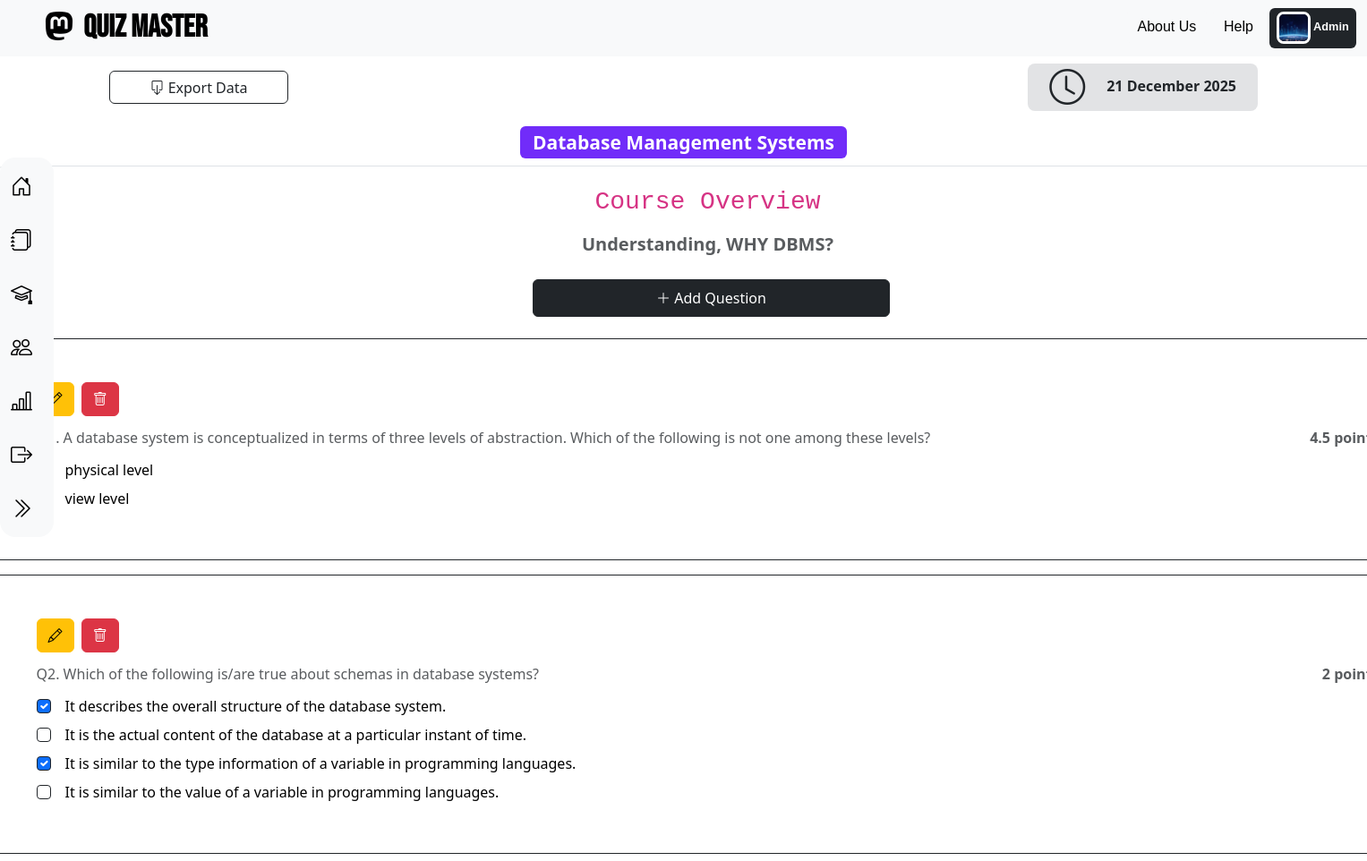
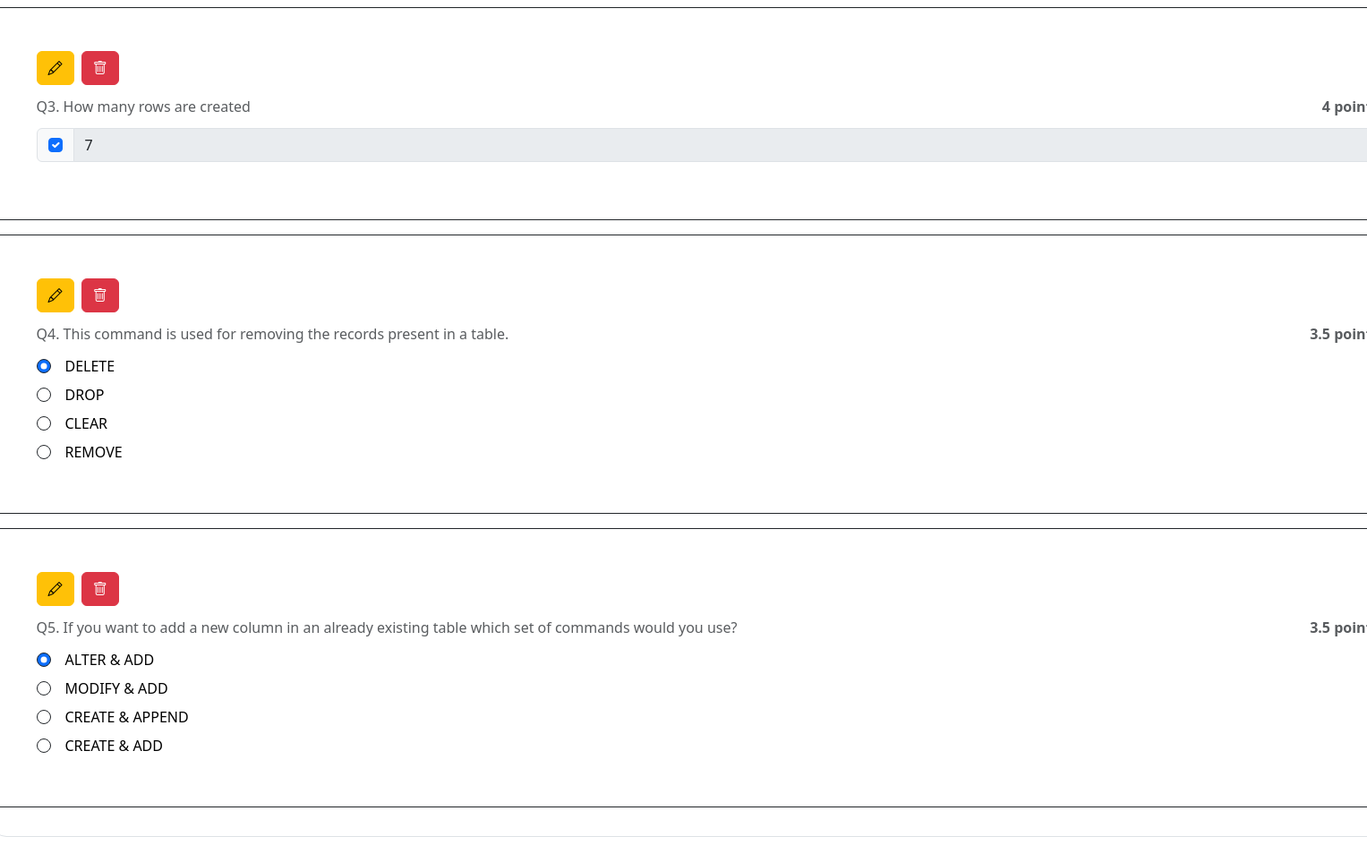
The page /admin_question/1/1/1 on the database its author committed (2 pictures, top to bottom).
### application/models.py (models this page shows)
class User(db.Model):  # Student Model
    id = db.Column(db.Integer, primary_key=True)
    firstname = db.Column(db.String(), nullable=False)
    lastname = db.Column(db.String())
    dob = db.Column(db.Date(), nullable=False)
    gender = db.Column(db.String(), nullable=False)
    bloodgroup = db.Column(db.String(), nullable=False)
    qualification = db.Column(db.String(), nullable=False)
    email = db.Column(db.String(), unique=True, nullable=False)
    username = db.Column(db.String(), unique=True, nullable=False)
    password = db.Column(db.String(), nullable=False)
    profile_image = db.Column(db.String(), nullable=False)
    type = db.Column(db.String(), default="general")
    subjects = db.relationship('Subject', secondary=user_subject, backref='thatuser')
    scores = db.relationship("Score", backref="thatuser", cascade="all, delete-orphan")

class Subject(db.Model):  # Subject Model
    id = db.Column(db.Integer, primary_key=True)
    name = db.Column(db.String(), nullable=False)
    category = db.Column(db.String(), nullable=False)
    description = db.Column(db.String(), nullable=False)
    sub_image = db.Column(db.String(), nullable=False)
    instructors = db.relationship('Instructor', secondary=subject_instructor, backref='that_inst_sub')
    chapters = db.relationship("Chapter", backref="that_chap_sub", cascade="all, delete-orphan")

class Chapter(db.Model):  # Chapter Model
    id = db.Column(db.Integer, primary_key=True)
    name = db.Column(db.String(), nullable=False)
    description = db.Column(db.String(), nullable=False)
    subject_id = db.Column(db.Integer, db.ForeignKey("subject.id", ondelete="CASCADE"), nullable=False)
    lectures = db.relationship("Lecture", backref="thatlecturechapter", cascade="all, delete-orphan")
    quizzes = db.relationship("Quiz", backref="thatquizchapter", cascade="all, delete-orphan")

class Question(db.Model):  # Question Model
    id = db.Column(db.Integer, primary_key=True)
    type = db.Column(db.String(), nullable=False)
    question_statement = db.Column(db.String(), nullable=False)
    marks = db.Column(db.Integer(), nullable=False)
    answer = db.Column(db.String(), nullable=False)
    quiz_id = db.Column(db.Integer, db.ForeignKey("quiz.id", ondelete="CASCADE"), nullable=False)

### application/controllers.py (the view, shortened to what this page needs)
@app.route("/admin_question/<int:subject_id>/<int:chapter_id>/<int:quiz_id>", methods=["GET", "POST"])
def admin_question(subject_id, chapter_id, quiz_id):
    if request.method == 'GET':
        this_user = User.query.filter_by(type="admin").first()
        subject = Subject.query.get(subject_id)
        chapter = Chapter.query.get(chapter_id)
        quiz =  Quiz.query.get(quiz_id)
        questions = Question.query.filter_by(quiz_id=quiz_id)
        all_answers = {}
        for question in questions:
            all_answers[question.id] = json.loads(question.answer)  # Convert JSON string to dictionary
        return render_template("admin/admin_question.html",this_user=this_user, subject=subject, chapter=chapter, quiz=quiz, questions=questions, all_answers=all_answers)

### templates/admin/admin_question.html (shortened to what this page needs)
{% extends 'base/admin_base.html' %}
{% block admin_content %}
<div class="px-4 text-center">
    <div class="mb-5">
        <h3 ><span class="badge" style="background-color: #712cf9;">{{ subject.name }}</span></h3>
        <div class="container my-2">
            <div class="position-relative  py-3 text-center text-muted bg-body border border-dashed rounded-4" style="width:1600px; margin-left: -125px;">
                <h2 class="mb-3"><code> {{ chapter.name }}</code></h2>
                <p class="carousel-container fs-5 fw-semibold ">
                    {{ chapter.description }}
                </p>
                <button type="button" class="btn btn-dark me-auto mx-2 py-2 my-2 w-25" data-bs-toggle="modal" data-bs-target="#addQuestionModal"><i class="bi bi-plus-lg"></i> Add Question</button>
                {% for question in questions %}
                    <div class="d-flex align-items-center border border-dark py-5 px-5 my-3 rounded-3">
                        <div class="lh-1 w-100 question">
                            <div class="d-flex w-100">
                                <button type="button" class="btn btn-warning view-btn" id="ques{{ question.id }}" value="{{ question.id }}" onclick="getQuestionDetails('{{ question.id }}')" data-bs-toggle="modal" data-bs-target="#modifyQuestionModal"><i class="bi bi-pencil"></i></button>&nbsp;&nbsp;
                                <button type="button" class="btn btn-danger view-btn" onclick="fillQuestionDeleteModal('{{ question.id }}','{{  question.question_statement }}')" data-bs-toggle="modal" data-bs-target="#deleteQuestionModal"><i class="bi bi-trash"></i></button>
                            </div><br>
                            <div class="d-flex w-100">
                                <p class="">Q{{ loop.index }}. {{ question.question_statement }} </p><strong class="ms-auto">{{ question.marks }} points</strong>
                            </div>
                                {% if question.type == "NAT" %}
                                    <div class="input-group mb-3">
                                        <div class="input-group-text">
                                        <input class="form-check-input mt-0" type="checkbox" value="" aria-label="Checkbox for following text input" checked disabled>
                                        </div>
                                        <input type="text" class="form-control" aria-label="Text input with checkbox" value="{{ all_answers[question.id].keys() | list | first  }}" disabled>
                                    </div>
                                {% endif %}
                                {% if question.type == "MCQ" %}
                                    {% for option in all_answers[question.id]  %}
                                        {% if all_answers[question.id][option] == 1 %}
                                            <div class="d-flex w-100">
                                                <input class="form-check-input border border-dark" type="radio"  checked disabled>
                                                <label class="form-check-label mx-3 mt-1">{{ option }}</label><br><br>
                                            </div>
                                        {% else %}
                                            <div class="d-flex w-100">
                                                <input class="form-check-input border border-dark" type="radio" disabled>
                                                <label class="form-check-label mx-3 mt-1">{{ option }}</label><br><br>
                                            </div>
                                        {% endif %}
                                    {% endfor %}
                                {% endif %}
                                {% if question.type == "MSQ" %}
                                    {% for option in all_answers[question.id]  %}
                                        {% if all_answers[question.id][option] == 1 %}
                                            <div class="d-flex w-100">
                                                <input class="form-check-input border border-dark" type="checkbox"  checked disabled>
                                                <label class="form-check-label mx-3 mt-1">{{ option }}</label><br><br>
                                            </div>
                                        {% else %}
                                            <div class="d-flex w-100">
                                                <input class="form-check-input border border-dark" type="checkbox" disabled>
                                                <label class="form-check-label mx-3 mt-1">{{ option }}</label><br><br>
                                            </div>
                                        {% endif %}
                                    {% endfor %}
                                {% endif %}
                        </div>
                    </div>
                {% endfor %}
            </div>
        </div>
    </div>
</div>
{% endblock %}

### templates/base/admin_base.html (shortened to what this page needs)
{% extends 'base/base.html' %}
{% block page_css %}
  <link rel="stylesheet" href="/static/admin.css">
{% endblock %}
{% block profile %}
<a href="/go_to_profile" type="button">
  <span class="badge text-bg-dark">
      <img src="/static/uploads/{{ this_user.profile_image }}" width="38px" height="36px" class="rounded-3 border border-3 border-white" alt="..."> {{ this_user.firstname }}
  </span>
</a>
{% endblock %}
{% block page_body %}
<div class="sidebar" id="sidebar">
    <a href="/admin_home" id="ahome">
      <i class="bi bi-house-door"></i>
    </a>
    <a href="/admin_subject" id="asub">
      <i class="bi bi-journals"></i>
    </a>
    <a href="/admin_instructor" id="ainstructor">
      <i class="bi bi-mortarboard"></i>
    </a>
    <a href="/admin_user" id="a_user">
        <i class="bi bi-people"></i>
      </a>
    <a href="/admin_summary" id="asummary">
      <i class="bi bi-bar-chart-line"></i>
    </a>
    <a href="/logout">
      <i class="bi bi-box-arrow-right"></i>
    </a>
    <a href="#" id="toggleSidebar">
      <i class="bi bi-chevron-double-right" id="toggleIcon"></i>
    </a>
  </div>
  <main class="position asbolute">
    <div class="px-4 text-center">
      <div class="d-flex align-items-center justify-content-between position-relative mb-3 mt-2" style="padding-inline: 98px;">
        <a class="btn btn-outline-dark" type="button" style="height: 37px; width:200px;">
            <i class="bi bi-box-arrow-down"></i> Export Data
        </a>
        <div class="d-flex justify-content-center align-items-center p-4 bg-secondary-subtle bg-opacity-15 rounded-3" style="height: 53px; width: auto;">
            <span class="display-6 lh-1 text-dark mb-0"><i class="bi bi-clock"></i></span>
            <div class="ms-4 h6 fw-normal mb-0">
                <div class="d-flex">
                    <h6 class="mb-0 fw-bold">21 December 2025</h6>
                </div>
            </div>
        </div>
      </div>
    </div>
    {% block admin_content %} {% endblock %}
  </main>
{% endblock %}

### static/base.css (style rules this page uses)
html, body { height: 100%; margin: 0; display: flex; flex-direction: column; }
main { flex-grow: 1; }
.carousel-container { position: relative; display: flex; justify-content: center; align-items: center; }

### static/admin.css (style rules this page uses)
.sidebar { width: 60px; height: 53vh; background: #f8f9fa; transition: width 0.3s ease-in-out; overflow: hidden; position: fixed; top: 0; left: 0; padding-top: 2px; border-radius: 17px; margin-top: 176px; z-index: 1000; }
.sidebar a { display: flex; align-items: center; text-decoration: none; color: black; padding: 12px; font-size: 16px; transition: background 0.3s; }
.sidebar a i { font-size: 24px; margin-right: 10px; }

### templates/admin/admin_question.html (style rules this page uses)
.form-check-input:disabled, .form-check-label { color: black !important; opacity: 1 !important; }

### rows shown on the page
User: profile_image (picture), firstname "Admin"
Subject: name "Database Management Systems"
Chapter: name "Course Overview", description "Understanding, WHY DBMS?"
Question: {{ question.id }} 1 (drawn), question_statement "A database system is conceptualized in terms of three levels of abstraction. Which of the following is not one among these levels?", marks "4.5", id "physical level", id "view level"
Question: question_statement "Which of the following is/are true about schemas in database systems?", marks "2", id "It describes the overall structure of the database system." "It is similar to the type information of a variable in programming languages.", id "It is the actual content of the database at a particular instant of time." "It is similar to the value of a variable in programming languages."
Question: question_statement "How many rows are created", marks "4", all_answers "7"
Question: {{ question.id }} 5 (drawn), question_statement "This command is used for removing the records present in a table.", marks "3.5", id "DELETE", id "DROP" "CLEAR" "REMOVE"
Question: {{ question.id }} 6 (drawn), question_statement "If you want to add a new column in an already existing table which set of commands would you use?", marks "3.5", id "ALTER & ADD", id "MODIFY & ADD" "CREATE & APPEND" "CREATE & ADD"
